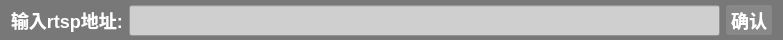
<?xml version="1.0" encoding="UTF-8"?>
<ui version="4.0">
    <class>Form</class>
    <widget class="QWidget" name="Form">
        <property name="geometry">
            <rect>
                <x>0</x>
                <y>0</y>
                <width>783</width>
                <height>40</height>
            </rect>
        </property>
        <property name="minimumSize">
            <size>
                <width>0</width>
                <height>40</height>
            </size>
        </property>
        <property name="maximumSize">
            <size>
                <width>16777215</width>
                <height>41</height>
            </size>
        </property>
        <property name="windowTitle">
            <string>Form</string>
        </property>
        <property name="windowIcon">
            <iconset resource="../apprcc.qrc">
                <normaloff>:/img/icon/实时视频流解析.png</normaloff>:/img/icon/实时视频流解析.png
            </iconset>
        </property>
        <property name="styleSheet">
            <string notr="true">#Form{background:rgba(120,120,120,255)}</string>
        </property>
        <layout class="QHBoxLayout" name="horizontalLayout">
            <property name="topMargin">
                <number>5</number>
            </property>
            <property name="bottomMargin">
                <number>5</number>
            </property>
            <item>
                <widget class="QLabel" name="label">
                    <property name="minimumSize">
                        <size>
                            <width>0</width>
                            <height>30</height>
                        </size>
                    </property>
                    <property name="maximumSize">
                        <size>
                            <width>16777215</width>
                            <height>30</height>
                        </size>
                    </property>
                    <property name="styleSheet">
                        <string notr="true">QLabel{font-family: &quot;Microsoft YaHei&quot;;
                            font-size: 18px;
                            font-weight: bold;
                            color:white;}
                        </string>
                    </property>
                    <property name="text">
                        <string>输入rtsp地址:</string>
                    </property>
                </widget>
            </item>
            <item>
                <widget class="QLineEdit" name="rtspEdit">
                    <property name="minimumSize">
                        <size>
                            <width>0</width>
                            <height>31</height>
                        </size>
                    </property>
                    <property name="styleSheet">
                        <string notr="true">background-color: rgb(207, 207, 207);</string>
                    </property>
                </widget>
            </item>
            <item>
                <widget class="QPushButton" name="rtspButton">
                    <property name="styleSheet">
                        <string notr="true">QPushButton{font-family: &quot;Microsoft YaHei&quot;;
                            font-size: 18px;
                            font-weight: bold;
                            color:white;
                            text-align: center center;
                            padding-left: 5px;
                            padding-right: 5px;
                            padding-top: 4px;
                            padding-bottom: 4px;
                            border-style: solid;
                            border-width: 0px;
                            border-color: rgba(255, 255, 255, 255);
                            border-radius: 3px;
                            background-color: rgba(255,255,255,30);}

                            QPushButton:focus{outline: none;}

                            QPushButton::pressed{font-family: &quot;Microsoft YaHei&quot;;
                            font-size: 16px;
                            font-weight: bold;
                            color:rgb(200,200,200);
                            text-align: center center;
                            padding-left: 5px;
                            padding-right: 5px;
                            padding-top: 4px;
                            padding-bottom: 4px;
                            border-style: solid;
                            border-width: 0px;
                            border-color: rgba(255, 255, 255, 255);
                            border-radius: 3px;
                            background-color: rgba(255,255,255,150);}

                            QPushButton::hover {
                            border-style: solid;
                            border-width: 0px;
                            border-radius: 0px;
                            background-color: rgba(255,255,255,50);}
                        </string>
                    </property>
                    <property name="text">
                        <string>确认</string>
                    </property>
                </widget>
            </item>
        </layout>
    </widget>
    <resources>
        <include location="../apprcc.qrc"/>
    </resources>
    <connections/>
</ui>
